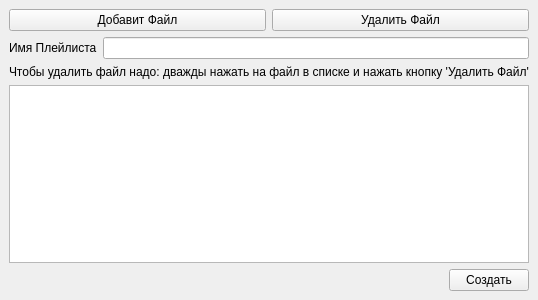
<?xml version="1.0" encoding="UTF-8"?>
<ui version="4.0">
 <class>MakePlaylist</class>
 <widget class="QMainWindow" name="MakePlaylist">
  <property name="geometry">
   <rect>
    <x>0</x>
    <y>0</y>
    <width>510</width>
    <height>300</height>
   </rect>
  </property>
  <property name="windowTitle">
   <string>Создать плейлист</string>
  </property>
  <widget class="QWidget" name="centralwidget">
   <layout class="QVBoxLayout" name="verticalLayout">
    <item>
     <layout class="QHBoxLayout" name="horizontalLayout">
      <item>
       <widget class="QPushButton" name="add_file">
        <property name="text">
         <string>Добавит Файл</string>
        </property>
       </widget>
      </item>
      <item>
       <widget class="QPushButton" name="del_file">
        <property name="text">
         <string>Удалить Файл</string>
        </property>
       </widget>
      </item>
     </layout>
    </item>
    <item>
     <layout class="QHBoxLayout" name="horizontalLayout_2">
      <item>
       <widget class="QLabel" name="name_playlist_text">
        <property name="text">
         <string>Имя Плейлиста</string>
        </property>
       </widget>
      </item>
      <item>
       <widget class="QLineEdit" name="playlist_name"/>
      </item>
     </layout>
    </item>
    <item>
     <widget class="QLabel" name="info">
      <property name="text">
       <string>Чтобы удалить файл надо: дважды нажать на файл в списке и нажать кнопку 'Удалить Файл'</string>
      </property>
     </widget>
    </item>
    <item>
     <widget class="QListWidget" name="files"/>
    </item>
    <item>
     <layout class="QHBoxLayout" name="horizontalLayout_3">
      <item>
       <spacer name="horizontalSpacer">
        <property name="orientation">
         <enum>Qt::Horizontal</enum>
        </property>
        <property name="sizeHint" stdset="0">
         <size>
          <width>40</width>
          <height>20</height>
         </size>
        </property>
       </spacer>
      </item>
      <item>
       <widget class="QPushButton" name="make_playlist">
        <property name="text">
         <string>Создать</string>
        </property>
       </widget>
      </item>
     </layout>
    </item>
   </layout>
  </widget>
 </widget>
 <resources/>
 <connections/>
</ui>
